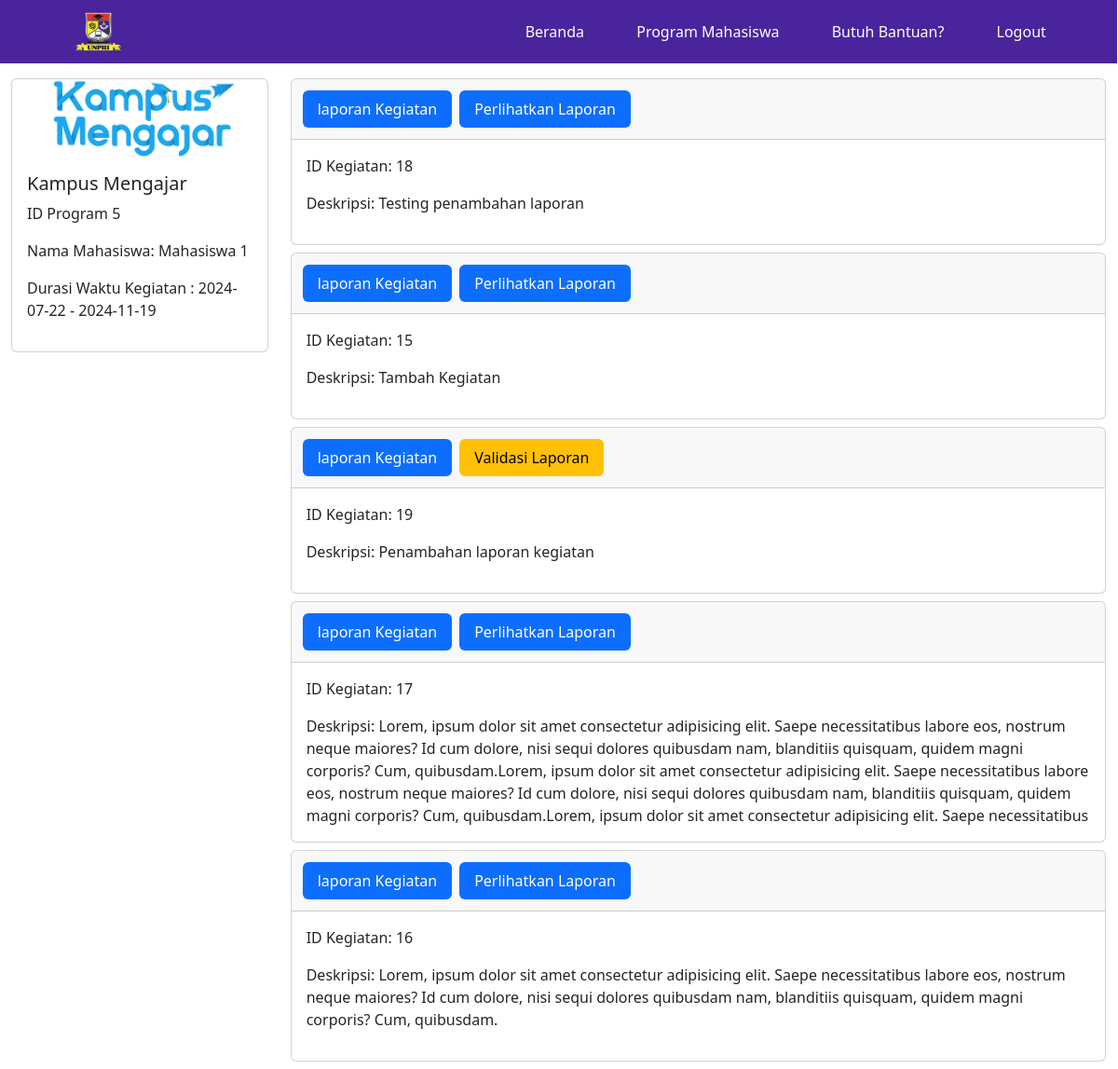
The app's page /dosen_kampusmerdeka/dashboard.php (signed in), older data.
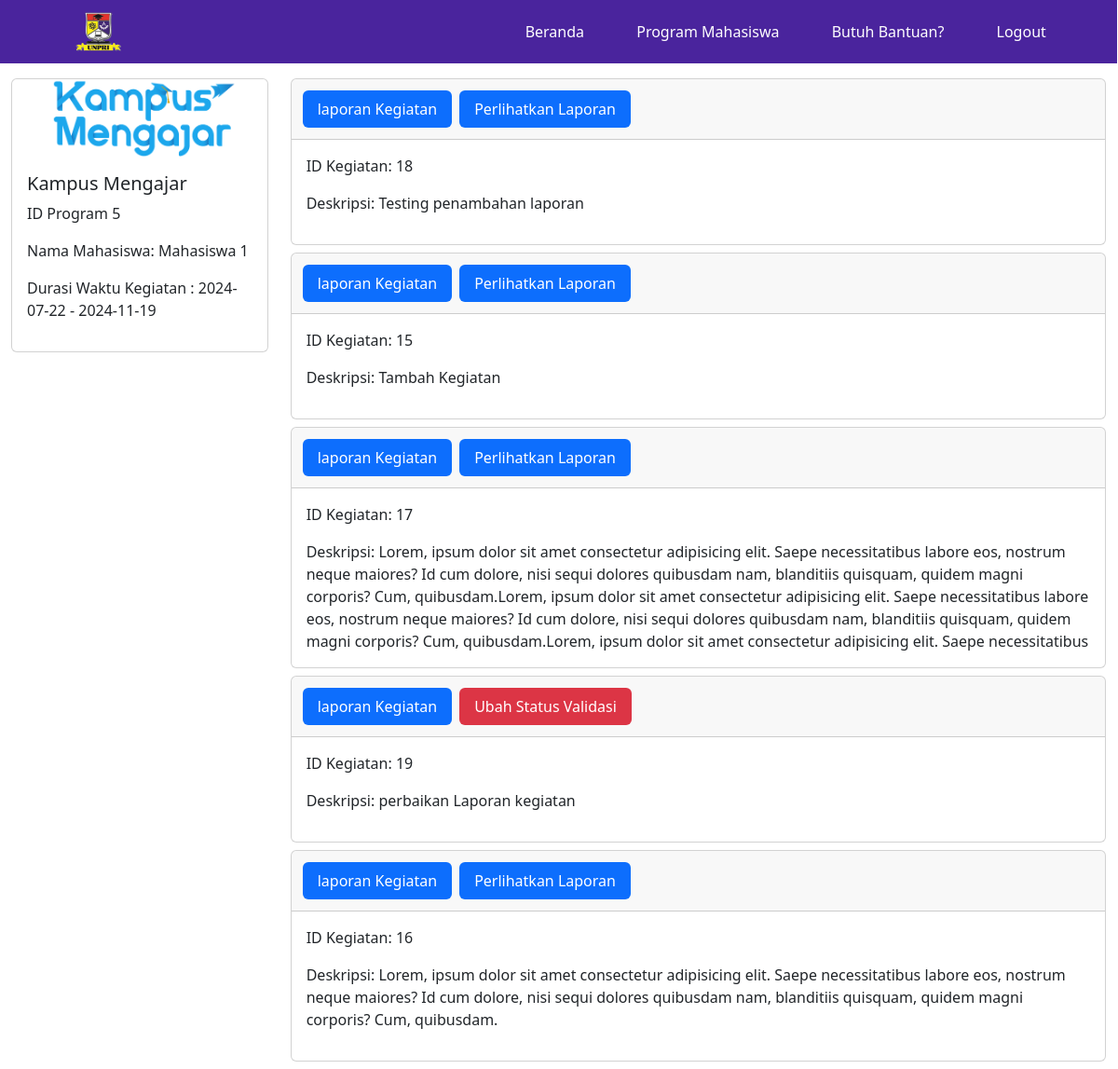
The same page, newer data.
### tables this page shows
CREATE TABLE `programmbkm` (
  `id_program` int NOT NULL,
  `nama_program` varchar(100) NOT NULL,
  `gambar` varchar(100) DEFAULT NULL,
  `tanggal_awal` date DEFAULT NULL,
  `lama_waktu` int DEFAULT NULL,
  `id_dosen_dpl` int DEFAULT NULL,
  `id_kaprodi` int DEFAULT NULL,
  `id_dosen_kampusmerdeka` int DEFAULT NULL,
  `id_mahasiswa` int DEFAULT NULL
);

CREATE TABLE `mahasiswa` (
  `id_mahasiswa` int NOT NULL,
  `nama` varchar(100) NOT NULL,
  `nim` varchar(20) NOT NULL,
  `email` varchar(100) NOT NULL,
  `pswrd` varchar(100) NOT NULL
);

CREATE TABLE `kegiatan` (
  `id_kegiatan` int NOT NULL,
  `id_mahasiswa` int NOT NULL,
  `id_dosen_kampusmerdeka` int DEFAULT NULL,
  `id_dosen_dpl` int DEFAULT NULL,
  `id_kaprodi` int DEFAULT NULL,
  `id_program` int NOT NULL,
  `tanggal` date NOT NULL,
  `deskripsi` text NOT NULL,
  `status_dosen_kampusmerdeka` enum('Pending','Diverifikasi','Ditolak') DEFAULT 'Pending',
  `status_dosen_dpl` enum('Pending','Diverifikasi','Ditolak') DEFAULT 'Pending',
  `status_kaprodi` enum('Pending','Divalidasi','Ditolak') DEFAULT 'Pending',
  `foto` varchar(255) DEFAULT NULL
);

### dosen_kampusmerdeka/dashboard.php (the view, shortened to what the changed rows need)
<?php
include('../includes/db.php');
$nip = $_SESSION['nip'];
$sql_dosenkm = "SELECT * FROM dosen_kampusmerdeka WHERE nip=:nip";
$stmt = $pdo->prepare($sql_dosenkm);
$stmt->bindParam(':nip', $nip);
$stmt->execute();
$dosenkm = $stmt->fetch(PDO::FETCH_ASSOC);
$sql = "SELECT
            p.id_program,
            p.nama_program,
            p.tanggal_awal,
            p.lama_waktu,
            m.nama AS nama_mahasiswa,
            m.nim AS nim_mahasiswa,
            m.email AS email_mahasiswa
        FROM
            programmbkm p
            LEFT JOIN Mahasiswa m ON p.id_mahasiswa = m.id_mahasiswa
        WHERE
            p.id_dosen_kampusmerdeka = :id_dosenkm";
$stmt = $pdo->prepare($sql);
$stmt->execute([':id_dosenkm' => $dosenkm['id_dosen_kampusmerdeka']]);
$result_program = $stmt;
?>
<!DOCTYPE html>
<html lang="en">
<head>
    <link rel="stylesheet" href="../css/style.css">
    <link rel="stylesheet" href="../css/bootstrap.min.css">
</head>
<body>
    <main>
        <div class="container-fluid">
            <?php
            $prev_id_program = 0;
            while ($row = $result_program->fetch(PDO::FETCH_ASSOC)) :
            ?>
                <div class="col-xl-12 mt-3">
                    <div class="row">
                        <?php if ($row['id_program'] !== $prev_id_program) : ?>
                            <div class="col-xl-3">
                                <div class="card">
                                    <img src="../images/KampusMengajar.png" class="card-img-top">
                                    <div class="card-body">
                                        <h5 class="card-title"><?php echo $row['nama_program']; ?></h5>
                                        <p>ID Program <?php echo $row['id_program']; ?></p>
                                        <p>Nama Mahasiswa: <?php echo $row['nama_mahasiswa']; ?></p>
                                        <p>Durasi Waktu Kegiatan : <?php
                                                                    $tanggal_awal = $row['tanggal_awal'];
                                                                    $lama_waktu = $row['lama_waktu'];
                                                                    $tanggal_akhir = date('Y-m-d', strtotime($tanggal_awal . " + $lama_waktu days"));
                                                                    echo htmlspecialchars($tanggal_awal) . " - " . htmlspecialchars($tanggal_akhir); ?>
                                        </p>
                                    </div>
                                </div>
                            </div>
                        <?php endif; ?>
                        <div class="col-xl-9">
                            <?php
                            if ($row['id_program'] !== $prev_id_program) {
                                $id_program = $row['id_program'];
                                $id_dosenkm = $dosenkm['id_dosen_kampusmerdeka'];
                                $sql_kegiatan = "
                                SELECT
                                    k.id_kegiatan,
                                    k.deskripsi,
                                    k.tanggal,
                                    k.status_dosen_kampusmerdeka,
                                    k.status_dosen_dpl,
                                    k.status_kaprodi,
                                    mk.nama AS nama_mahasiswa,
                                    dmh.nama AS nama_mahasiswa_program
                                        FROM
                                        Kegiatan k
                                        LEFT JOIN
                                        ProgramMBKM p ON k.id_program = p.id_program
                                        LEFT JOIN
                                        mahasiswa mk ON k.id_mahasiswa = mk.id_mahasiswa
                                        LEFT JOIN
                                        mahasiswa dmh ON p.id_mahasiswa = dmh.id_mahasiswa
                                        WHERE
                                        k.id_program = '$id_program' AND k.id_dosen_kampusmerdeka = '$id_dosenkm'
                                        ORDER by
                                        k.tanggal DESC";
                                $result_kegiatan = $conn->query($sql_kegiatan);
                                while ($tugas = $result_kegiatan->fetch_assoc()) : ?>
                                    <div class="card mb-2">
                                        <div class="card-header">
                                            <ul class="nav nav-pills card-header-pills">
                                                <li class="nav-item">
                                                    <a class="nav-link text-bg-primary m-1 disabled" aria-disabled="true">laporan Kegiatan</a>
                                                </li>
                                                <div>
                                                    <?php if ($tugas['status_dosen_kampusmerdeka'] == 'Diverifikasi') : ?>
                                                        <li class="nav-item">
                                                            <a class="nav-link text-bg-primary m-1" href="dashboardkegiatan.php?id_program=<?php echo $row['id_program']; ?>&id_kegiatan=<?php echo $tugas['id_kegiatan']; ?>">Perlihatkan Laporan</a>
                                                        </li>
                                                    <?php elseif ($tugas['status_dosen_kampusmerdeka'] == 'Ditolak') : ?>
                                                        <li class="nav-item">
                                                            <a class="nav-link text-bg-danger m-1" href="valLog.php?id_program=<?php echo $row['id_program']; ?>&id_kegiatan=<?php echo $tugas['id_kegiatan']; ?>">Ubah Status Validasi</a>
                                                        </li>
                                                    <?php elseif ($tugas['status_dosen_kampusmerdeka'] == 'Pending') : ?>
                                                        <li class="nav-item">
                                                            <a class="nav-link text-bg-warning m-1" href="valLog.php?id_program=<?php echo $row['id_program']; ?>&id_kegiatan=<?php echo $tugas['id_kegiatan']; ?>">Validasi Laporan</a>
                                                        </li>
                                                    <?php endif; ?>
                                                </div>
                                            </ul>
                                        </div>
                                        <div class="card-body">
                                            <p class="card-text">
                                                ID Kegiatan: <?php echo htmlspecialchars($tugas['id_kegiatan']); ?>
                                            </p>
                                            <div class="overflow-scroll" style="max-height: 120px;">
                                                <p class="card-text mb-3">
                                                    Deskripsi: <?php echo htmlspecialchars($tugas['deskripsi']); ?>
                                                </p>
                                            </div>
                                        </div>
                                    </div>
                            <?php endwhile;
                            }
                            ?>
                        </div>
                    </div>
                    <?php
                    $prev_id_program = $row['id_program'];
                    ?>
                </div>
            <?php endwhile; ?>
        </div>
    </main>
</body>
</html>

Row changes from the older to the newer data that the page shows:
shown differently, row unchanged: kegiatan id 17: moves up the list
changed kegiatan id 19: deskripsi "Penambahan laporan kegiatan" → "perbaikan Laporan kegiatan"; status_dosen_kampusmerdeka "Validasi Laporan" → "Ubah Status Validasi"
